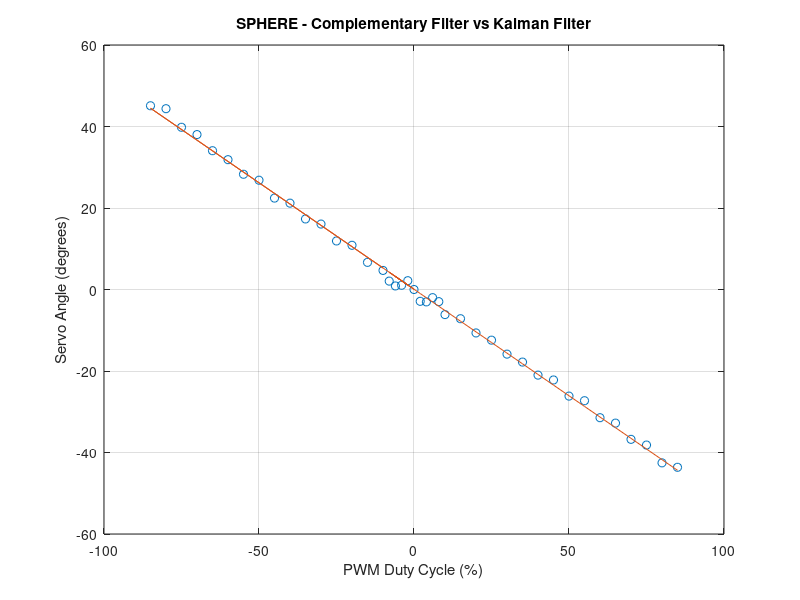

The MATLAB source for this figure:
%% Prints 
close all
clear all

IMU_raw = load('SPHERE_IMU_Measurements_Servo_Angle.txt');


%IMU = sort(IMU_raw); %sort data, sine it is 'glued' with 4 different measurements

IMU = sortrows(IMU_raw.',1).';

[m,n] = size(IMU);

duty_cycle = IMU(:,1);
position = IMU(:,2)-1.51;

figure(1)
plot(duty_cycle, position, 'o')
%plot(duty_cycle, position)
title('SPHERE - Complementary Filter vs Kalman Filter')
hold on
ylabel('Servo Angle (degrees)') 
xlabel('PWM Duty Cycle (%)') 
grid on

[c,S]= polyfit(duty_cycle,position,1)
%a=-0.5227    b=0.0610

[position_est,delta] = polyval(c,duty_cycle,S);

plot(duty_cycle,position_est);
%plot(duty_cycle,position_est+2*delta,'m--',duty_cycle,position_est-2*delta,'m--')

